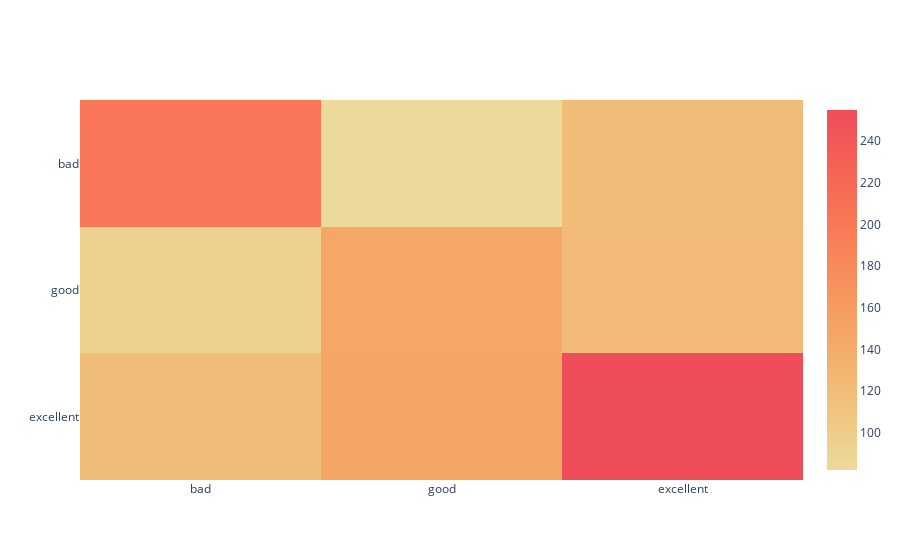

Write notebook code for a chart like this one.
### Code cell
show_results("classification tree", y_valid, preds_tree)

### Figure 1 — Plotly figure (JSON) as saved in the notebook; plotly's stock layout.template omitted (floating-point values rounded to 4 significant figures)
{"data": [{"colorscale": [[0, "rgb(236, 218, 154)"], [0.1667, "rgb(239, 196, 126)"], [0.3333, "rgb(243, 173, 106)"], [0.5, "rgb(247, 148, 93)"], [0.6667, "rgb(249, 123, 87)"], [0.8333, "rgb(246, 99, 86)"], [1, "rgb(238, 77, 90)"]], "type": "heatmap", "x": ["bad", "good", "excellent"], "y": ["excellent", "good", "bad"], "z": [[119, 148, 255], [93, 147, 123], [205, 82, 119]]}], "layout": {}}
